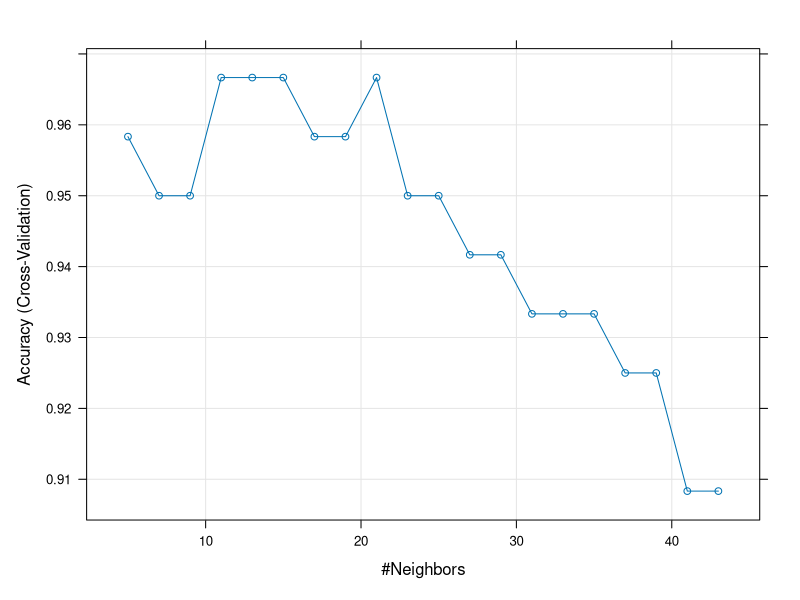
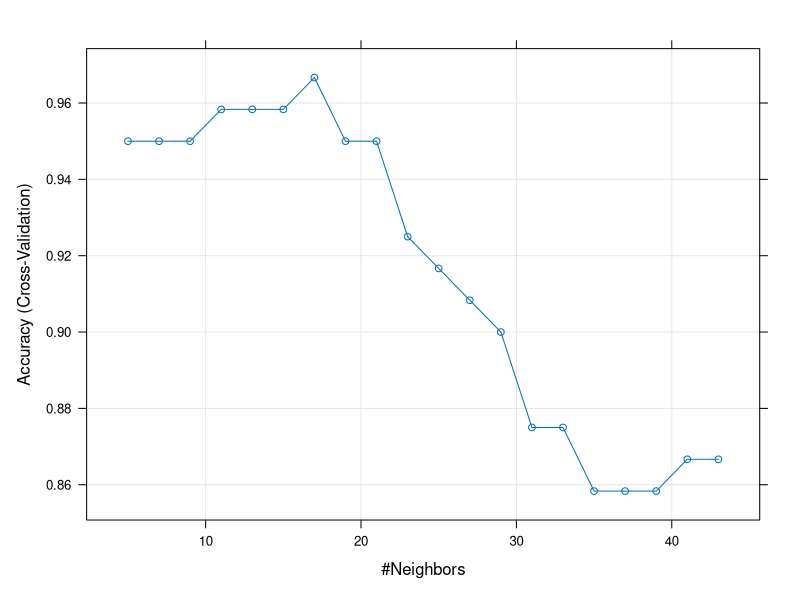
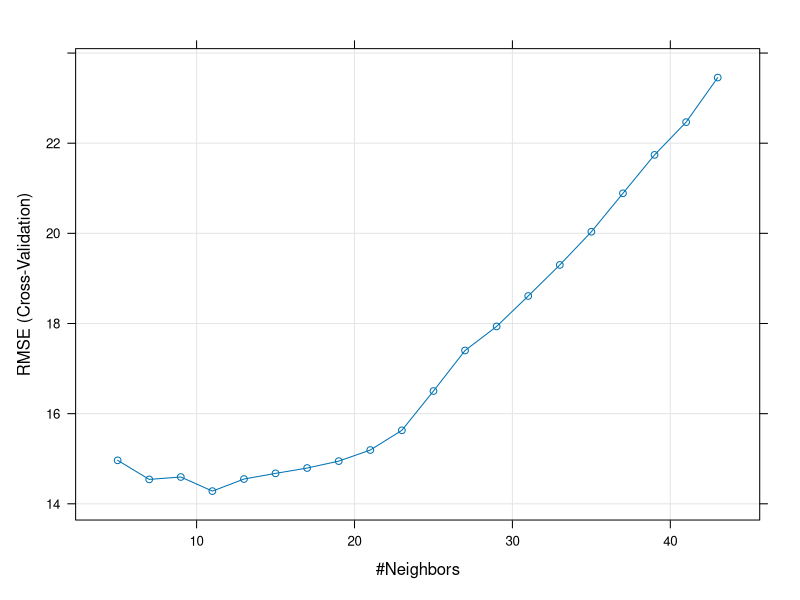
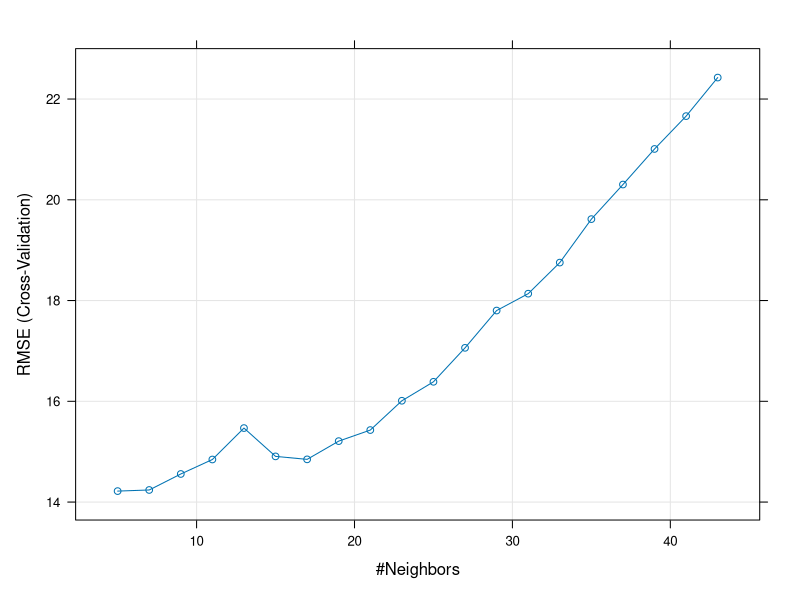
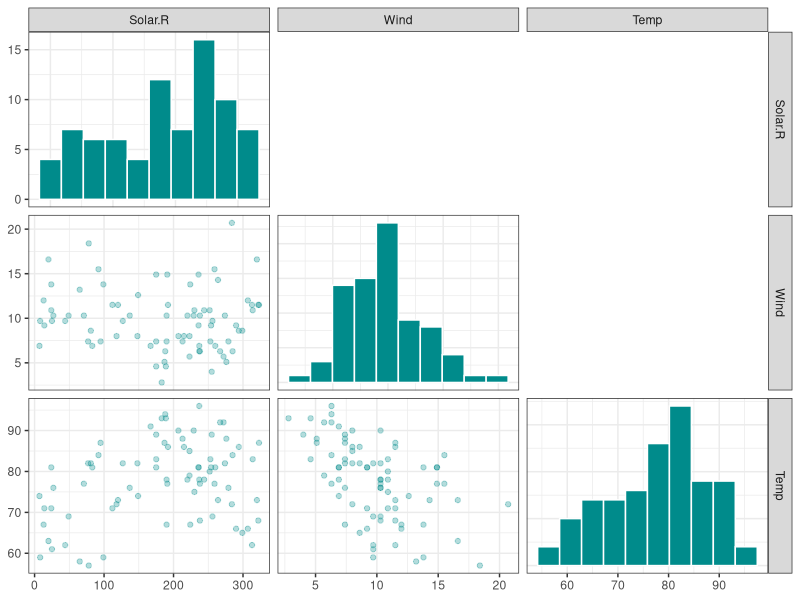

Here is the R script that generated these plots, in order:
#install.packages(c("tidyverse","caret","GGally"))
library(caret)  #For knn and auto-tuning
library(tidyverse)
library(GGally)


## -------------------------------------------------------------------------
data(iris) #Load the air quality data
str(iris)  #Examine the structure of the dataset

## -------------------------------------------------------------------------
set.seed(1)  #Set the random seed.

# Step 1: Get row numbers for the training data
trainRowNum <- createDataPartition(iris$Species, #The outcome variable
                                   #proportion of data to form the training set
                                   p=0.80,
                                   #Don't store the result in a list
                                   list=FALSE);

# Step 2: Create the training  dataset and exclude the first 2 columns
train.iris <- iris[trainRowNum,]

# Step 3: Create the test dataset
test.iris <- iris[-trainRowNum,]


## -------------------------------------------------------------------------
set.seed(1)
model1.iris <- train(Species~.,  #Specify the model
                    data = train.iris,  #Training data
                    method = "knn",  #K-NN
                    #Perform 10-fold CV
                    trControl = trainControl("cv", number = 10),
                    preProcess = c("range"),  #min-max normalisation
                    #Number of possible k values to evaluate starting from 5.
                    tuneLength = 20
                    )

plot(model1.iris)  #Plot the CV results
model1.iris$bestTune  #Display the optimal k.


## -------------------------------------------------------------------------
pred.class <- predict(model1.iris,newdata=test.iris)
confusionMatrix(pred.class,test.iris$Species)


## ----fig.width=6*0.9, fig.height=4*0.9, fig.align='center'----------------
set.seed(1)
model2.iris <- train(Species~.,  #Specify the model
                    data = train.iris,  #Training data
                    method = "knn",  #K-NN
                    #Perform 10-fold CV
                    trControl = trainControl("cv", number = 10),
                    preProcess = c("center","scale"),  #standardisation
                    #Number of possible k values to evaluate starting from 5.
                    tuneLength = 20
                    )

plot(model2.iris)  #Plot the CV results
model2.iris$bestTune


## -------------------------------------------------------------------------
pred.class <- predict(model2.iris,newdata=test.iris)
confusionMatrix(pred.class,test.iris$Species)


## -------------------------------------------------------------------------
data(airquality)  #Load the dataset
#Extract the first 4 columns and remove the incomplete cases
aq <- airquality[,1:4] %>% na.omit
str(aq)

## -------------------------------------------------------------------------
set.seed(1)  #Set the random seed.

# Step 1: Get row numbers for the training data
trainRowNum <- createDataPartition(aq$Ozone, #The outcome variable
                                   #proportion of data to form the training set
                                   p=0.70,
                                   #Don't store the result in a list
                                   list=FALSE);

# Step 2: Create the training  dataset.
train.aq <- aq[trainRowNum,]

# Step 3: Create the test dataset
test.aq <- aq[-trainRowNum,]


## -------------------------------------------------------------------------
set.seed(1)
model1.aq <- train(Ozone~.,  #Specify the model
                   data = train.aq,  #Training data
                   method = "knn",  #K-NN
                   #Perform 10-fold CV
                   trControl = trainControl("cv", number = 10),
                   preProcess = c("range"),  #min-max normalisation
                   #Number of possible k values to evaluate starting from 5.
                   tuneLength = 20
                   )

plot(model1.aq)  #Plot the CV results
model1.aq$bestTune


## -------------------------------------------------------------------------
pred.Ozone <- predict(model1.aq,newdata=test.aq)  #Predicted Ozone values
(pred.Ozone-test.aq$Ozone)^2 %>% mean %>% sqrt  #RMSE


## ----fig.width=6*0.9, fig.height=4*0.9, fig.align='center'----------------
set.seed(1)
model2.aq <- train(Ozone~.,  #Specify the model
                   data = train.aq,  #Training data
                   method = "knn",  #K-NN
                   #Perform 10-fold CV
                   trControl = trainControl("cv", number = 10),
                   preProcess = c("center","scale"),  #standardisation
                   #Number of possible k values to evaluate starting from 5.
                   tuneLength = 20
                   )

plot(model2.aq)  #Plot the CV results
model2.aq$bestTune


## -------------------------------------------------------------------------
pred.Ozone <- predict(model2.aq,newdata=test.aq)  #Predicted Ozone values
(pred.Ozone-test.aq$Ozone)^2 %>% mean %>% sqrt  #RMSE


## -------------------------------------------------------------------------
ggpairs(train.aq[,2:4],upper=NULL,
        ggplot2::aes(fill="cyan4"),
        lower=list(continuous = wrap("points",colour="cyan4",alpha=0.3)),
        diag=list(continuous=wrap("barDiag",colour="white",
                                  fill="cyan4",bins=10))) +
  theme_bw()
